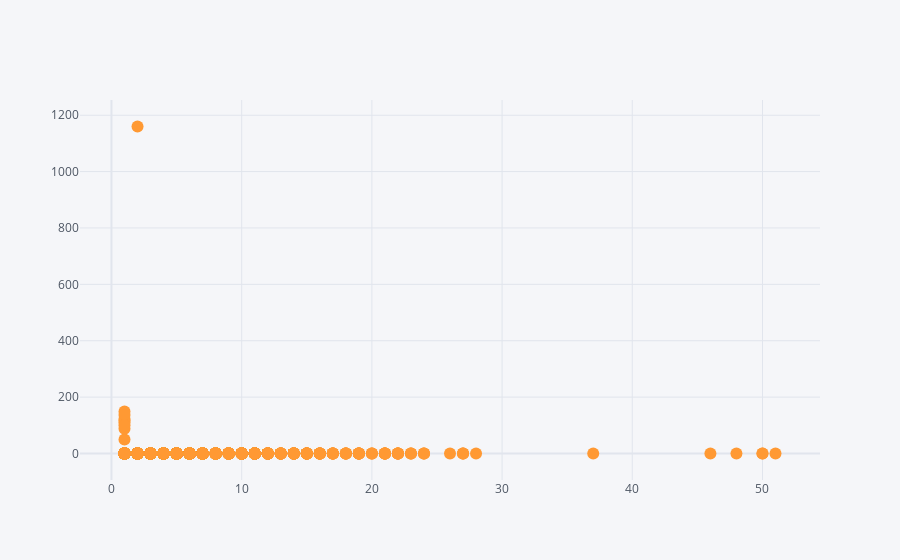

The notebook cell saved with this chart:
### Code cell
code_churn_dataset.iplot(
    kind = "scatter",
    x = "total refactoring types",
    y = "Total Code Churn",
    mode="markers",
)

### Figure 1 — Plotly figure (JSON) as saved in the notebook; plotly's stock layout.template omitted (floating-point values rounded to 4 significant figures; data arrays with more than 128 entries replaced by an {"elided": "..."} marker saying what was removed)
{"data": [{"line": {"color": "rgba(255, 153, 51, 1.0)", "dash": "solid", "shape": "linear", "width": 1.3}, "marker": {"size": 12, "symbol": "circle"}, "mode": "markers", "name": "Total Code Churn", "text": "", "type": "scatter", "x": {"elided": "2049 int values"}, "y": {"elided": "2049 int values"}}], "layout": {"legend": {"bgcolor": "#F5F6F9", "font": {"color": "#4D5663"}}, "paper_bgcolor": "#F5F6F9", "plot_bgcolor": "#F5F6F9", "title": {"font": {"color": "#4D5663"}}, "xaxis": {"gridcolor": "#E1E5ED", "showgrid": true, "tickfont": {"color": "#4D5663"}, "title": {"font": {"color": "#4D5663"}, "text": ""}, "zerolinecolor": "#E1E5ED"}, "yaxis": {"gridcolor": "#E1E5ED", "showgrid": true, "tickfont": {"color": "#4D5663"}, "title": {"font": {"color": "#4D5663"}, "text": ""}, "zerolinecolor": "#E1E5ED"}}}
